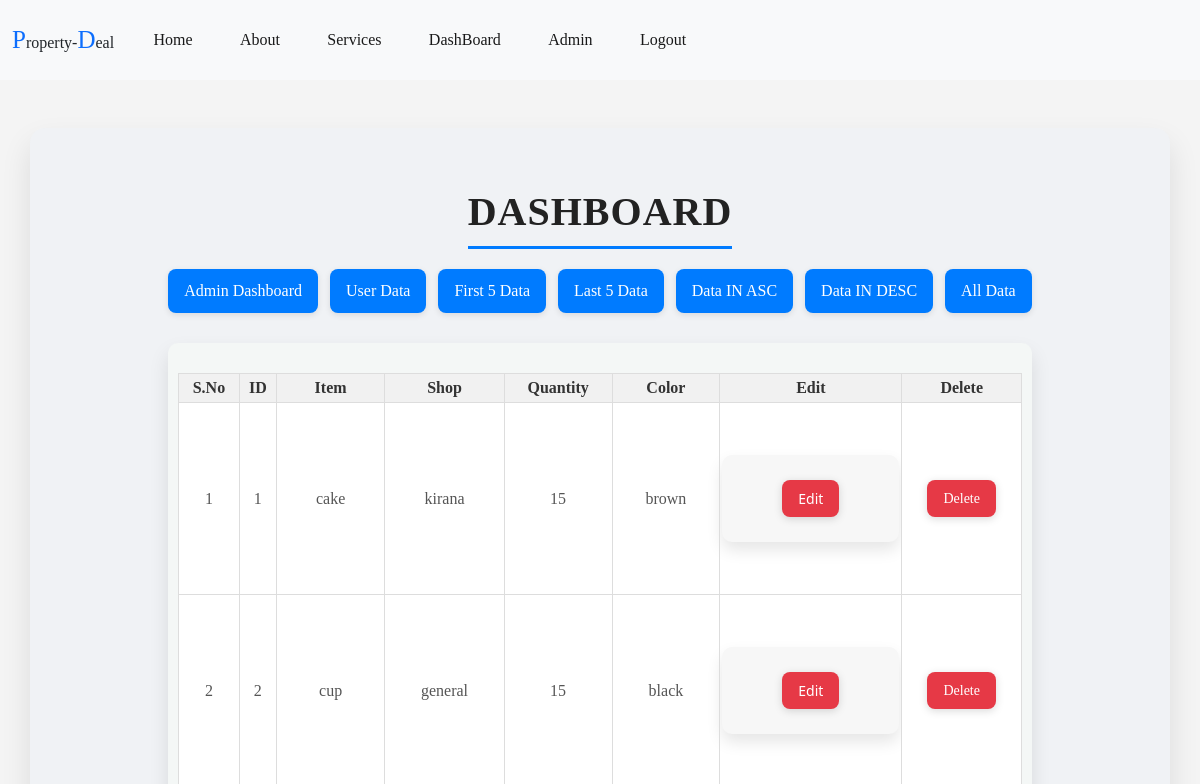
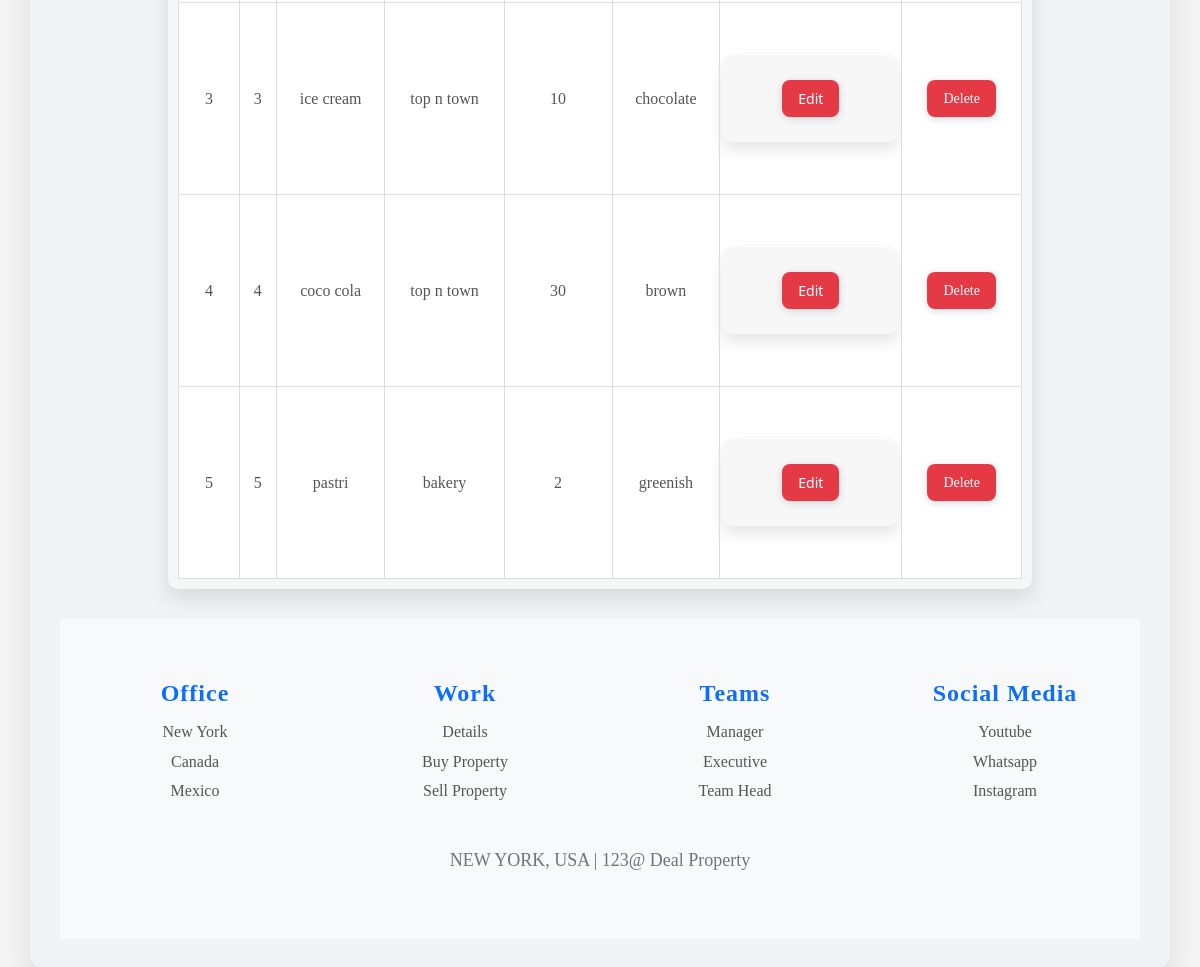
Before: /first/5/ with the older database file (2 pictures, top to bottom).
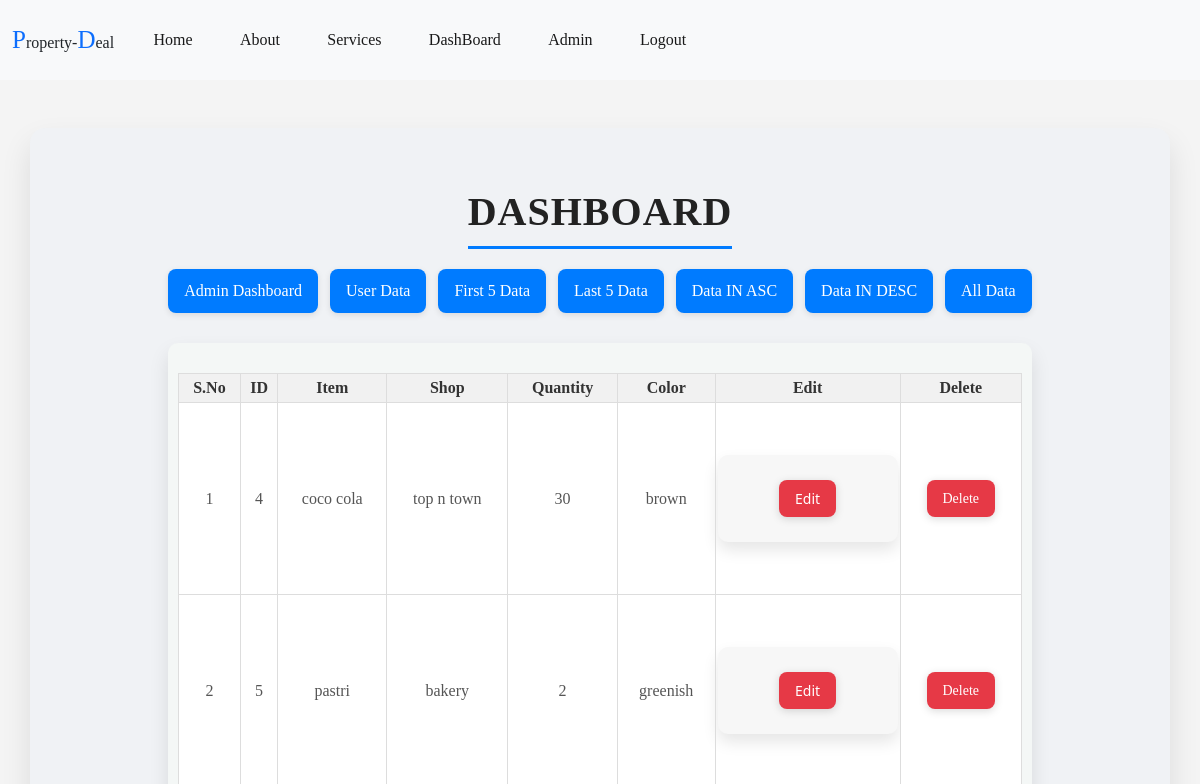
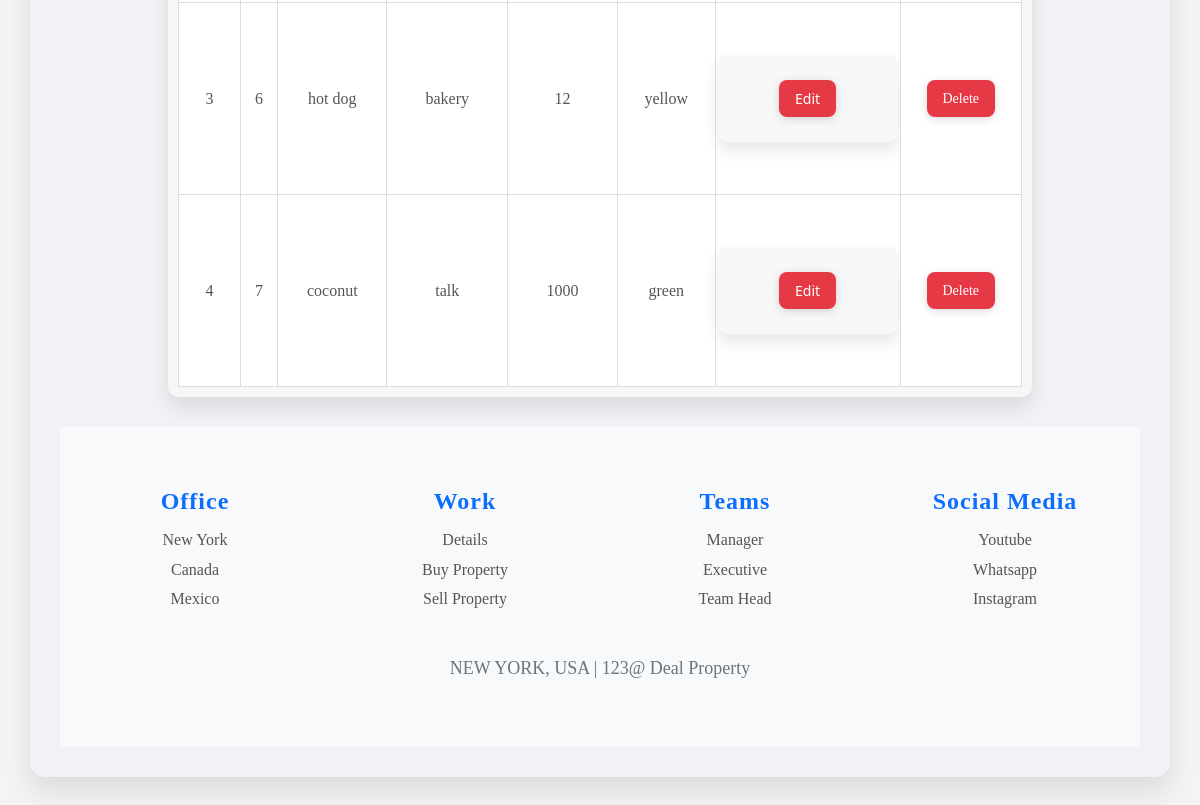
After: the same page with the newer database file (2 pictures, top to bottom).
### app/models.py (models this page shows)
class Items(models.Model):
    item        = models.CharField(max_length=100)
    shop        = models.CharField(max_length=100)
    quantity    = models.IntegerField()
    color       = models.CharField(max_length=50)

### app/views.py (the view)
# urls.py: path('first/<int:pk>/', views.first, name='first'),
def first(request,pk):
    userdata=Students.objects.get(id=pk)
    key = Items.objects.all()[:5]
    return render(request, 'dashboard.html', {'userdata':userdata,'key':key})

### app/templates/dashboard.html (shortened to what this page needs)
{% extends "base.html" %}
{% load static %}
{% block css %}
 <link rel="stylesheet" href="{% static 'css/style.css' %}">
{% endblock %}
{% block content %}
<h1 class="dashboard-title">Dashboard</h1>
<div class="dashboard-links">
  <a href="{% url 'alldata1' pk=userdata.id %}" class="dashboard-link">Admin Dashboard</a>
  <a href="{% url 'dashboard' pk=userdata.id %}" class="dashboard-link">User Data</a>
  <a href="{% url 'first' pk=userdata.id %}" class="dashboard-link">First 5 Data</a>
  <a href="{% url 'last' pk=userdata.id %}" class="dashboard-link">Last 5 Data</a>
  <a href="{% url 'asc' pk=userdata.id %}" class="dashboard-link">Data IN ASC</a>
  <a href="{% url 'desc' pk=userdata.id %}" class="dashboard-link">Data IN DESC</a>
  <a href="{% url 'alld' pk=userdata.id %}" class="dashboard-link">All Data</a>
</div>
{% if userdata %}
    {% if key %}
    <div class="userbox">
      <table class="usertable" border="1">
      <tr>
        <th>S.No</th>
        <th>ID</th>
        <th>Item</th>
        <th>Shop</th>
        <th>Quantity</th>
        <th>Color</th>
        <th>Edit</th>
        <th>Delete</th>
      </tr>
      {% for i in key %}
        <tr>
          <td>{{ forloop.counter }}</td>
          <td>{{i.id}}</td>
          <td>{{ i.item }}</td>
          <td>{{ i.shop }}</td>
          <td>{{ i.quantity }}</td>
          <td>{{ i.color }}</td>
           <td>
           <form action="{% url 'edit' pk1=userdata.id pk2=i.id %}">
            <button class="btn-delete">Edit</button>
          </form>
         </td>
         <td><a href="{% url 'delete' pk1=userdata.id pk2=i.id %}" class="btn-delete"
                       onclick="return confirm('Are you sure you want to delete this item?');" style="text-decoration: none;">Delete</a></td>
        </tr>
      {% endfor %}
    </table>
    {% endif %}
{% endif %}
{% endblock %}

Changed rows visible on the page:
removed Items: id "1", item "cake", shop "kirana", quantity "15", color "brown"
removed Items: id "2", item "cup", shop "general", quantity "15", color "black"
removed Items: id "3", item "ice cream", shop "top n town", quantity "10", color "chocolate"
now on this page (row unchanged): Items: id "6", item "hot dog", shop "bakery", quantity "12", color "yellow"
now on this page (row unchanged): Items: id "7", item "coconut", shop "talk", quantity "1000", color "green"
